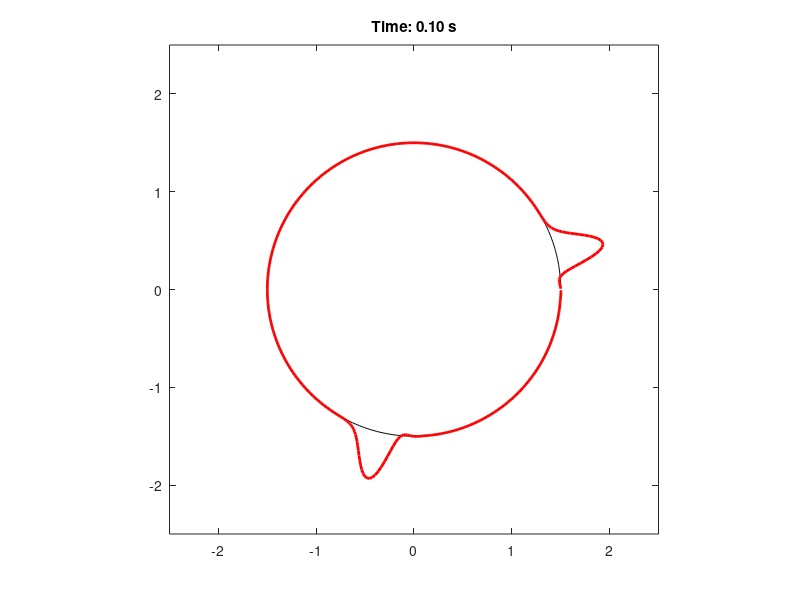

Write MATLAB code to recreate this figure. (Note: this script raises an error after producing the figure.)
% Simplified Linearized Shallow Water Equations on a Great Circle (FVM)
clear; clc;

% Parameters
L = 2*pi; % Length of the domain (0 to 2*pi in spherical coordinates)
N_theta = 500; % Number of control volumes
dtheta = L / N_theta; % Width of each control volume
theta = linspace(0, L, N_theta+1); % Cell edges
theta_center = theta(1:end-1) + dtheta/2; % Cell centers
dt = 0.0025; % Time step
T = 0.1; % Total simulation time
a = 1;%6371e3; % Radius of Earth in meters
phi = pi / 10; % Latitude (fixed)
g = 9.81; % Gravitational acceleration
h0 = 10; % Mean layer depth in meters
f = 2 * 7.2921e-5 * sin(phi); % Coriolis parameter

% Initial conditions: Gaussian pulse for h' and zero velocity
sigma_vals = [pi/8, pi/16, pi/32]; % Width of the Gaussian
sigma_no = 3;
sigma = sigma_vals(sigma_no);
%sigma = pi / 16; 
theta0 = pi / 4; % Center of the Gaussian
h_prime = exp(-((theta_center - theta0) / sigma).^2); % Initial perturbation in wave elevation
v = zeros(size(theta_center)); % Initial velocity

% Exact solution (for comparison, assumes no Coriolis force)
c = sqrt(g * h0); % Wave speed
uexact = @(t) exp(-((mod(theta_center - c*t, L) - theta0) / sigma).^2);
h_exact = @(t) exp(-((mod(theta_center - c*t, L) - theta0) / sigma).^2); % Exact wave profile

% Flux computation function 
compute_flux = @(q_left, q_right) 0.5 * (q_left + q_right); % Upwind or central flux

% Time-stepping loop
time = 0;
h_storage = h_prime; % Storage for wave elevation visualization
t_storage = 0;

while time < T
    % Compute fluxes for h' and v
    h_flux = compute_flux(h_prime, circshift(h_prime, -1));
    v_flux = compute_flux(v, circshift(v, -1));
    
    % Compute finite volume updates (flux differences)
    k_h1 = -h0 / (a * cos(phi)) * (v_flux - circshift(v_flux, 1)) / dtheta;
    k_v1 = -g / (a * cos(phi)) * (h_flux - circshift(h_flux, 1)) / dtheta;

    % Stage 2
    h_flux = compute_flux(h_prime + 0.5 * dt * k_h1, circshift(h_prime + 0.5 * dt * k_h1, -1));
    v_flux = compute_flux(v + 0.5 * dt * k_v1, circshift(v + 0.5 * dt * k_v1, -1));
    k_h2 = -h0 / (a * cos(phi)) * (v_flux - circshift(v_flux, 1)) / dtheta;
    k_v2 = -g / (a * cos(phi)) * (h_flux - circshift(h_flux, 1)) / dtheta;
    
    % Stage 3
    h_flux = compute_flux(h_prime + 0.5 * dt * k_h2, circshift(h_prime + 0.5 * dt * k_h2, -1));
    v_flux = compute_flux(v + 0.5 * dt * k_v2, circshift(v + 0.5 * dt * k_v2, -1));
    k_h3 = -h0 / (a * cos(phi)) * (v_flux - circshift(v_flux, 1)) / dtheta;
    k_v3 = -g / (a * cos(phi))* (h_flux - circshift(h_flux, 1)) / dtheta;
    
    % Stage 4
    h_flux = compute_flux(h_prime + dt * k_h3, circshift(h_prime + dt * k_h3, -1));
    v_flux = compute_flux(v + dt * k_v3, circshift(v + dt * k_v3, -1));
    k_h4 = -h0 / (a * cos(phi)) * (v_flux - circshift(v_flux, 1)) / dtheta;
    k_v4 = -g / (a*cos(phi)) * (h_flux - circshift(h_flux, 1)) / dtheta;

    % Update h' and v
    h_prime = h_prime + dt * (1/6 * k_h1 + 1/3 * k_h2 + 1/3 * k_h3 + 1/6 * k_h4);
    v = v + dt * (1/6 * k_v1 + 1/3 * k_v2 + 1/3 * k_v3 + 1/6 * k_v4);

    % Update time
    time = time + dt;

    % Store wave elevation for visualization
    h_storage = [h_storage; h_prime];
    t_storage = [t_storage; time];
end

% Visualization
figure;
r0 = 1.5; % Base radius of the circle
for k = 1:size(h_storage, 1)
    h_exact_k = h_exact(t_storage(k)); % Compute exact solution at time t_storage(k)

    plot(r0*cos(theta_center), -r0*sin(theta_center), 'k'); % Base circle
    hold on;

    plot((r0 + h_storage(k, :)).*cos(theta_center), -(r0 + h_storage(k, :)).*sin(theta_center), 'r', 'LineWidth', 2); % Numerical solution
    hold off;
    title(['Time: ', num2str(t_storage(k), '%.2f'), ' s']);
    axis equal;
    axis([-2.5, 2.5, -2.5, 2.5]);
    drawnow;
end

%% Save data to mat.file
% Define folder

folder = 'C:\Users\Matteo\Shallow-Water-Equations\dataFNO';
filename = ['linear-SWE-sphere-1d_sigma=',num2str(sigma_no),',T=',num2str(T)];
fullpath = fullfile(folder, filename);
save(fullpath,'h_storage', 't_storage', 'theta');


%% Plot the initial condition

k = 1;

figure;
plot(r0*cos(theta_center), -r0*sin(theta_center), 'k'); % Base circle
hold on;
plot((r0 + h_storage(k, :)).*cos(theta_center), -(r0 + h_storage(k, :)).*sin(theta_center), 'r', 'LineWidth', 2); % Numerical solution
hold off;
%title(['Inital conditions for sigma at time: ', num2str(t_storage(k), '%.2f'), ' s']);
title(['Initial conditions for \sigma = \pi/32']);
%title(['Inital conditions for sigma : ', num2str(sigma, '%.2f'), ' s']);
axis equal;
axis([-2.5, 2.5, -2.5, 2.5]);
drawnow;

% Save the figure as PDF
%exportgraphics(gcf, 'C:/Users/Matteo/Shallow-Water-Equations/plots/SWE-spherical-1d-initial_conditions_sigma3.pdf', 'ContentType', 'vector');
 